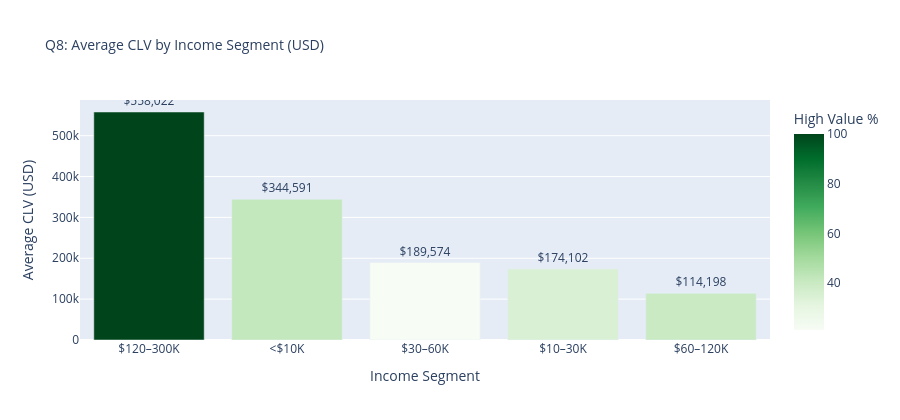

The cell this chart's notebook holds for it:
### Code cell
# Chart 2 — Avg CLV by Income Segment
seg_clv = clv_by_segment(clv_df)
seg_clv_clean = seg_clv.dropna(subset=['income_segment'])

fig2 = px.bar(
    seg_clv_clean,
    x='income_segment',
    y='avg_clv',
    color='high_value_pct',
    color_continuous_scale='Greens',
    title='Q8: Average CLV by Income Segment (USD)',
    labels={
        'income_segment': 'Income Segment',
        'avg_clv':        'Average CLV (USD)',
        'high_value_pct': 'High Value %',
    },
    text='avg_clv',
)
fig2.update_traces(texttemplate='$%{text:,.0f}', textposition='outside')
fig2.update_layout(height=420, title_font_size=14)
fig2.show()

### Figure 1 — Plotly figure (JSON) as saved in the notebook; plotly's stock layout.template omitted (floating-point values rounded to 4 significant figures)
{"data": [{"hovertemplate": "Income Segment=%{x}<br>Average CLV (USD)=%{text}<br>High Value %=%{marker.color}<extra></extra>", "legendgroup": "", "marker": {"color": [100.0, 41.7, 21.1, 34.8, 40.0], "coloraxis": "coloraxis", "pattern": {"shape": ""}}, "name": "", "orientation": "v", "showlegend": false, "text": [558000.0, 344600.0, 189600.0, 174100.0, 114200.0], "textposition": "outside", "texttemplate": "$%{text:,.0f}", "type": "bar", "x": ["$120–300K", "<$10K", "$30–60K", "$10–30K", "$60–120K"], "xaxis": "x", "y": [558000.0, 344600.0, 189600.0, 174100.0, 114200.0], "yaxis": "y"}], "layout": {"barmode": "relative", "coloraxis": {"autocolorscale": false, "colorbar": {"title": {"text": "High Value %"}}, "colorscale": [[0, "rgb(247,252,245)"], [0.125, "rgb(229,245,224)"], [0.25, "rgb(199,233,192)"], [0.375, "rgb(161,217,155)"], [0.5, "rgb(116,196,118)"], [0.625, "rgb(65,171,93)"], [0.75, "rgb(35,139,69)"], [0.875, "rgb(0,109,44)"], [1, "rgb(0,68,27)"]]}, "height": 420, "legend": {"tracegroupgap": 0}, "title": {"font": {"size": 14}, "text": "Q8: Average CLV by Income Segment (USD)"}, "xaxis": {"anchor": "y", "domain": [0, 1], "title": {"text": "Income Segment"}}, "yaxis": {"anchor": "x", "domain": [0, 1], "title": {"text": "Average CLV (USD)"}}}}
